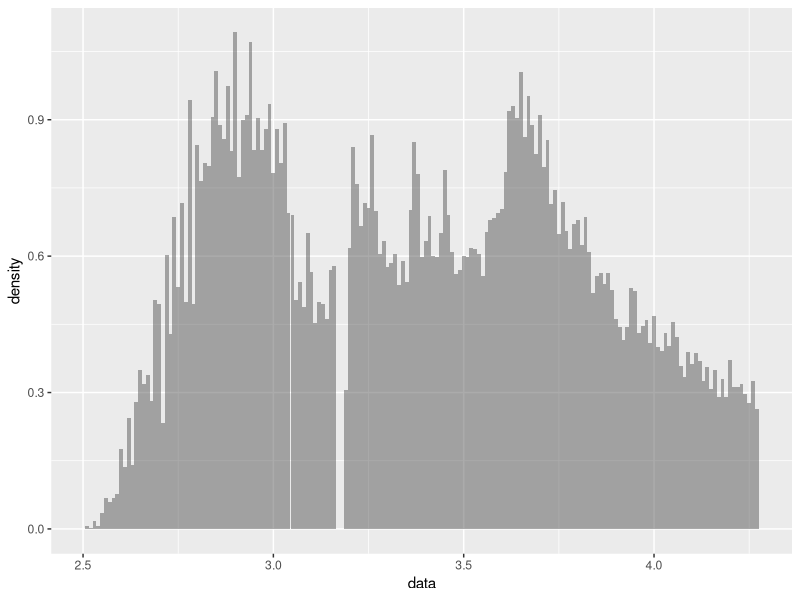

The R script that drew this image:
library(ggplot2)
library(scales)
library(RColorBrewer)
library(mixtools)

NUM_COMPONENTS <- 2

set.seed(12345) # for reproducibility

data(diamonds, package='ggplot2')  # use built-in data
myData <- diamonds$price


calc.components <- function(x, mix, comp.number) {

  mix$lambda[comp.number] *
    dnorm(x, mean = mix$mu[comp.number], sd = mix$sigma[comp.number])
}


overlayHistDensity <- function(data, calc.comp.fun) {
  
  # extract 'k' components from mixed distribution 'data'
  mix.info <- normalmixEM(data, k = NUM_COMPONENTS,
                          maxit = 100, epsilon = 0.01)
  summary(mix.info)
  
  numComponents <- length(mix.info$sigma)
  message("Extracted number of component distributions: ",
          numComponents)
  
  DISTRIB_COLORS <- 
    suppressWarnings(brewer.pal(NUM_COMPONENTS, "Set1"))
  
  # create (plot) histogram and ...
  g <- ggplot(as.data.frame(data), aes(x = data)) +
    geom_histogram(aes(y = ..density..),
                   binwidth = 0.01, alpha = 0.5) +
    theme(legend.position = 'top', legend.direction = 'horizontal')
  
  comp.labels <- lapply(seq(numComponents),
                        function (i) paste("Component", i))
  
  # ... fitted densities of components
  distComps <- lapply(seq(numComponents), function (i)
    stat_function(fun = calc.comp.fun,
                  args = list(mix = mix.info, comp.number = i),
                  size = 2, color = DISTRIB_COLORS[i]))

  legend <- list(scale_colour_manual(name = "Legend:",
                                     values = DISTRIB_COLORS,
                                     labels = unlist(comp.labels)))
    
  return (g + distComps + legend)
}

overlayPlot <- overlayHistDensity(log10(myData), 'calc.components')
print(overlayPlot)
